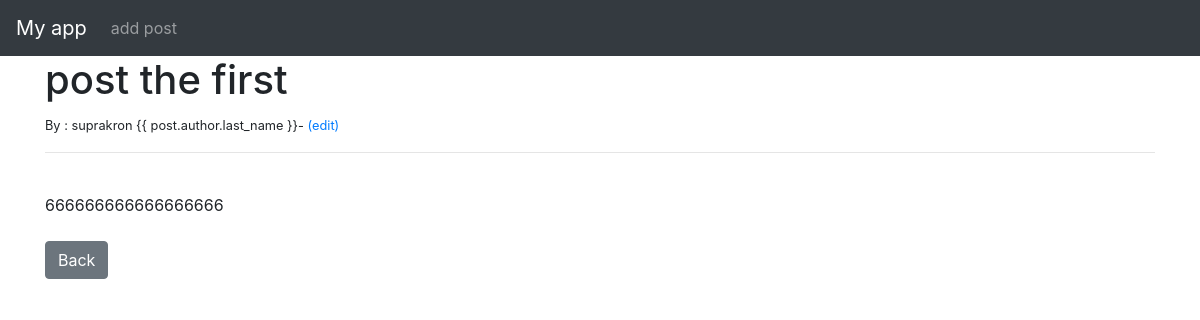
The app's page /article/11 with its own data.
### appuser/models.py (models this page shows, shortened)
class Post(models.Model):
    title = models.CharField(max_length=255)
    title_tag = models.CharField(max_length=255 )
    author = models.ForeignKey(User, on_delete=models.CASCADE)
    body = models.TextField()

### appuser/views.py (the view)
# urls.py: path('article/<int:pk>',ArticleDetailView.as_view(),name="article-detail"),
class ArticleDetailView(DetailView):
    model = Post
    template_name = 'article_details.html'

### appuser/templates/article_details.html (shortened to what this page needs)
{% extends 'base.html' %}
{% block content %}
<h1>{{ post.title }}</h1>
<small> By : {{ post.author.first_name}}   {{
    post.author.last_name }}-  <a href="{% url 'update_post' post.pk %}">(edit) </a> </small><br/>
<hr>
<br/>
{{ post.body }}
<br><br/>
<a href="{% url 'home' %}" class="btn btn-secondary">Back</a>
{% endblock %}

### records on screen
Post: title "post the first", author.first_name "suprakron", body "666666666666666666"
